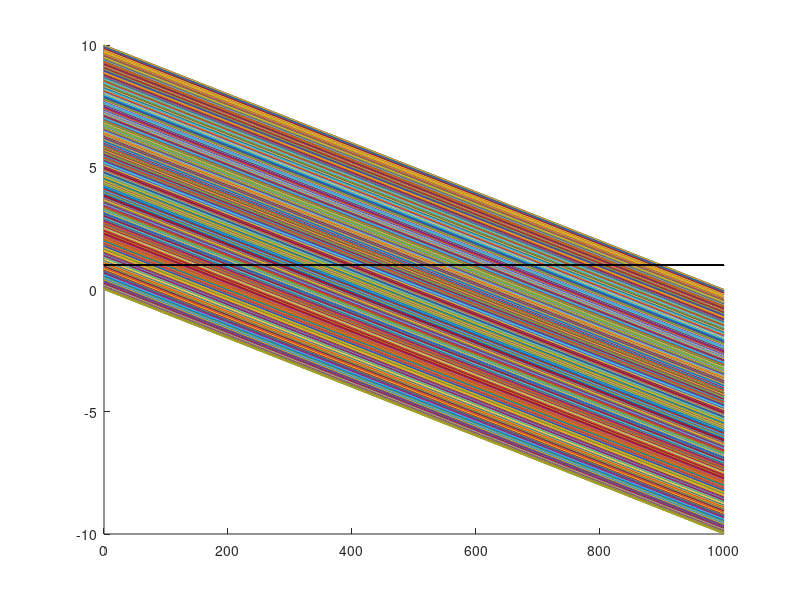

The MATLAB script that drew this image:
%%Sand Ripple Evolution 1D
%Marko Visnjic

clf
figure(1)

%%Parameters

beta = .1;
S = 10^7; %m^-2/s^-1

%% Arrays

D = 0.005; % grain diameter
dx = 5; % make these bins much bigger than your grains
xmax = 1000;
x = 0:dx:xmax;

g_remove = 10; %Grains removed with impact
g_hop = 5*dx; %How far grains go after ejection

% here is how i propose you make your initial topo and 
% back out how many grains are in each bin
z0=1;
z = z0+0.01*rand(size(x)); % random topography with a st dev 0.01

porosity = 0.35;
N = ceil(dx*z*(1-porosity)/(pi*D*D/4)); % number of grains in each bin. this is simply geometry
% see equation 2 in the ripple paper from 1990


% Number of Impacts
dt = 1;
tmax = 1000;
t = 0:dt:tmax;
imax =length(t);


%Particle Impacts
for i=1:imax
    
particle_wind = 0.01*((xmax)*rand-x); %generate the particle trajectories

intercept = find(particle_wind < z); %find locations where the particle wind impacts the topo
%if (numel(intercept==0)) %in case sand is not hit

%else    
Impact_Location = intercept(1); % take the first index as the impact point

   
if (intercept > (length(N)-g_hop)) %Wrap around B.C.
    N(Impact_Location) = N(Impact_Location)-g_remove; %Removing on impact
    g_enter = g_hop-(length(N)-Impact_Location);
    N(g_enter) = N(g_enter)+g_remove;
else
     N(Impact_Location) = N(Impact_Location)-g_remove; %Removing on impact
     N(Impact_Location+g_hop) = N(Impact_Location+g_hop)+g_remove; %Add grains

end
z = (pi*N*D^2)/(4*(1-porosity)*dx);

hold on
plot(x,particle_wind)
plot(x,z,'k')

%pause(0.1)
drawnow
%end
end